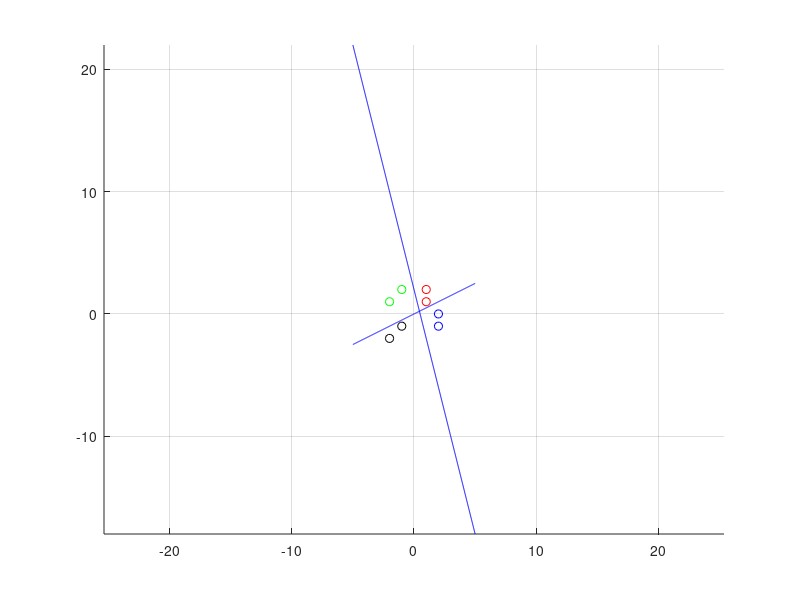

Here is the MATLAB script that generated this plot: (Note: this script raises an error after producing the figure.)
clc,clear all, close all
opc=1;
%%while(opc==1)
% xo=input('Introduce x value: ');
% yo=input('Introduce y value: ');
p1=[1 1 1];
p2=[1 2 1];
p3=[2 -1 3];
p4=[2 0 3];
p5=[-1 2 0];
p6=[-2 1 0];
p7=[-1 -1 2];
p8=[-2 -2 2];
hold on, axis equal
plot(p1(1),p1(2),'or');
plot(p2(1),p2(2),'or');
plot(p3(1),p3(2),'ob');
plot(p4(1),p4(2),'ob');
plot(p5(1),p5(2),'og');
plot(p6(1),p6(2),'og');
plot(p7(1),p7(2),'ok');
plot(p8(1),p8(2),'ok');
grid on
x=-5:0.01:5;
y1=-4*x+2;
y2=0.5*x+0;
m1=-4;
mw1=-1/m1;
m2=0.5;
mw2=-1/m2;
plot(x,y1,'b');
plot(x,y2,'b');
w1=[1 mw1];
b1=-w1*[x(20);y1(20)];
w2=[1 mw2];
b2=-w2*[x(20);y2(20)];
w=[w1;w2];
b=[b1 b2]';
while(opc==1)
xo=input('Introduce x value: ');
yo=input('Introduce y value: ');
p=[xo yo]';
res=w*p+b;
res2=hardlim(res);
value=res2(1)+2*res2(2);
if value==0
   plot(p(1),p(2),'*g');
elseif value==1
   plot(p(1),p(2),'*r');
elseif value==2
   plot(p(1),p(2),'*k'); 
else
   plot(p(1),p(2),'*b'); 
end
opc=input('Do you repeat it? (YES=1,NO=Other)');
%%cla();
end
% p=[xo yo]';
% w=[0.31 0.11];
% b=0.079;
% res=hardlim(w*p+b);
% if res>=0
%  plot3(p(1),p(2),0,'*r');
% else
%  plot3(p(1),p(2),0,'*b'); 
% end
%%opc=input('Do you repeat it? (YES=1,NO=Other)');
%%cla();
%%end